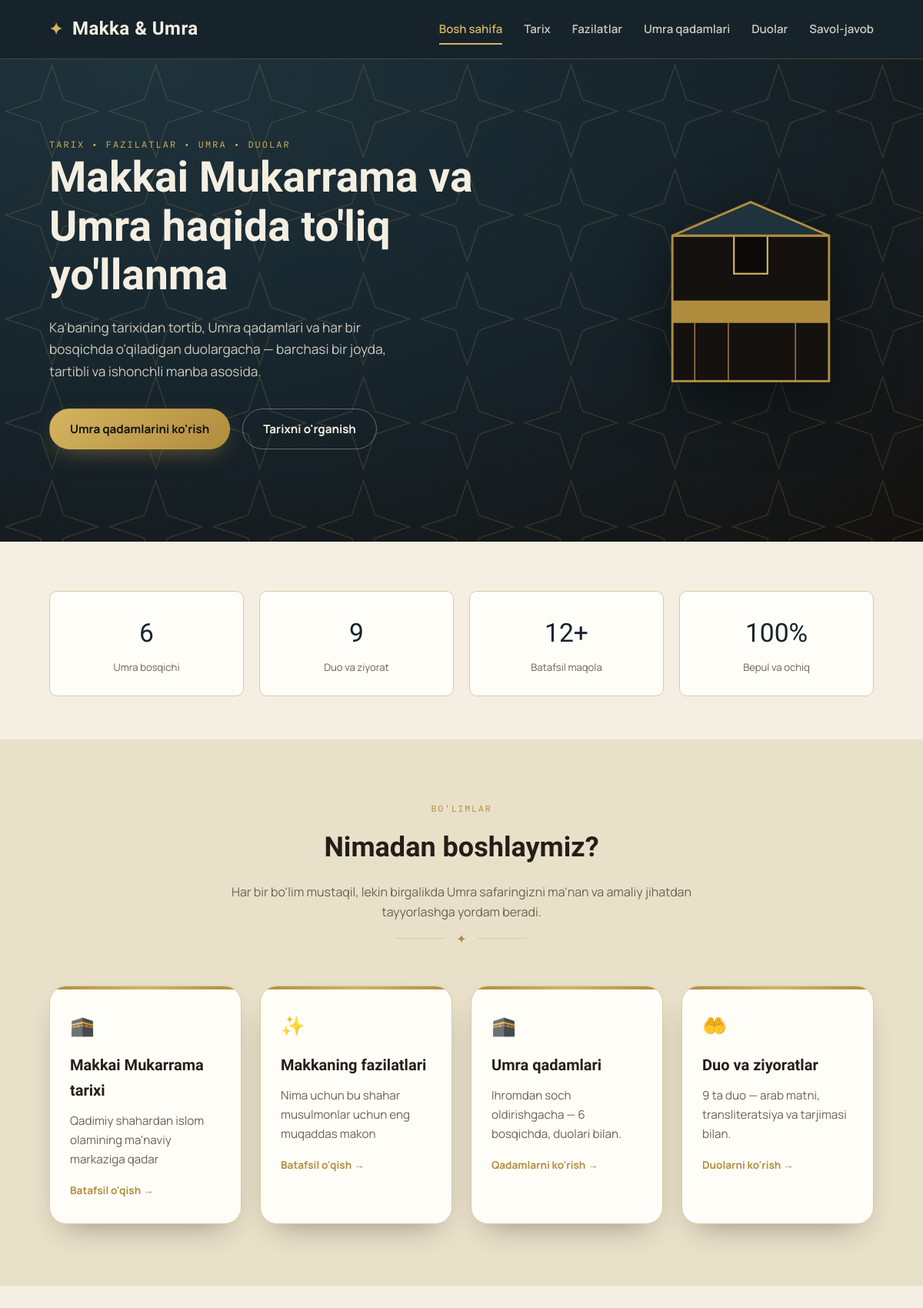
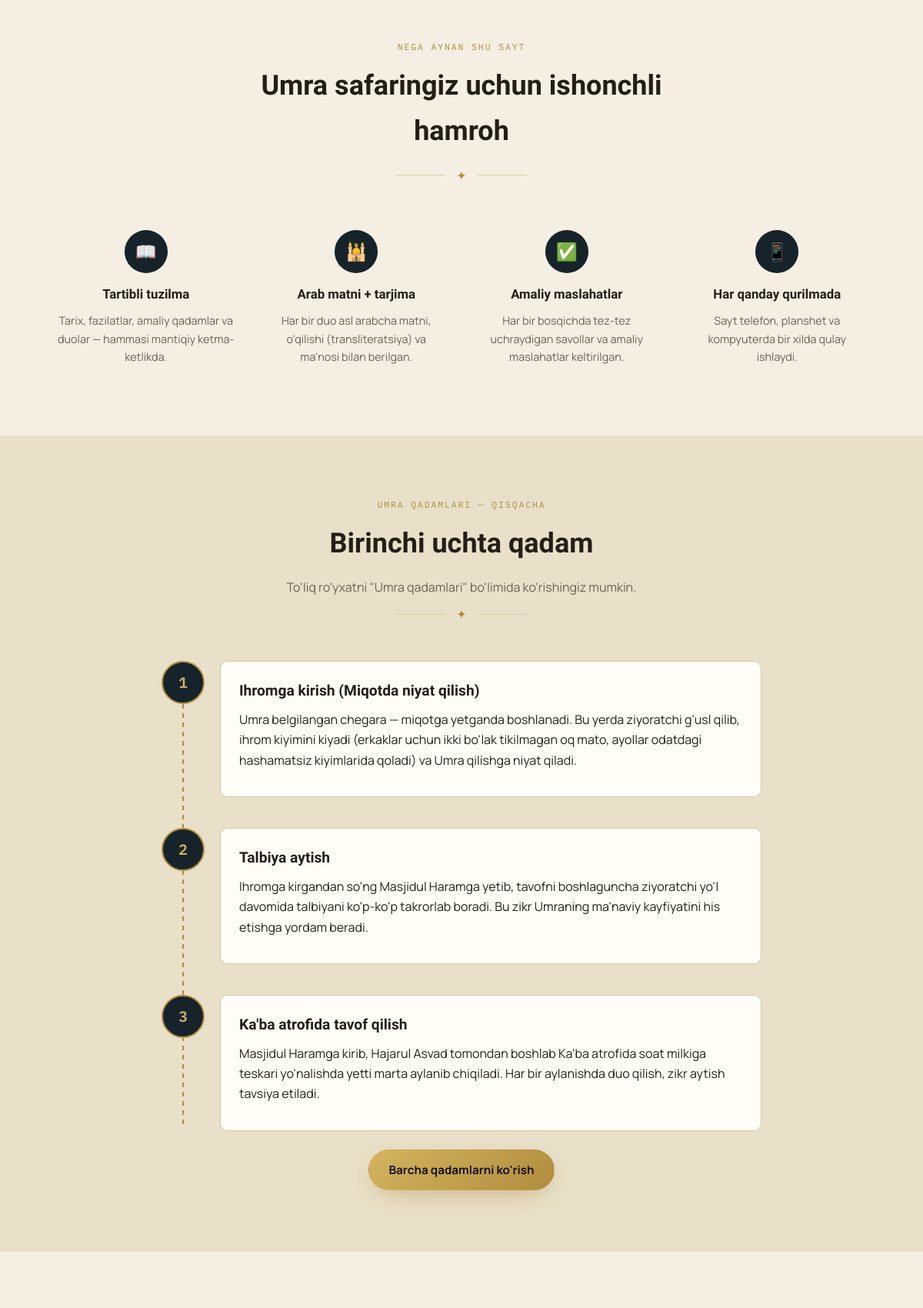
The page / (upper part) on the database its author committed (2 pictures, top to bottom).
### app/models.py (models this page shows)
class Category(Base):
    __tablename__ = "categories"
    id = Column(Integer, primary_key=True, index=True)
    slug = Column(String(64), unique=True, index=True, nullable=False)
    title = Column(String(200), nullable=False)
    subtitle = Column(String(300), nullable=True)
    description = Column(Text, nullable=True)
    icon = Column(String(64), nullable=True)  # emoji yoki ikon nomi
    order_index = Column(Integer, default=0)
    articles = relationship("Article", back_populates="category", order_by="Article.order_index")

class UmrahStep(Base):
    __tablename__ = "umrah_steps"
    id = Column(Integer, primary_key=True, index=True)
    step_number = Column(Integer, nullable=False)
    title = Column(String(200), nullable=False)
    description = Column(Text, nullable=False)
    arabic_text = Column(String(500), nullable=True)
    transliteration = Column(String(500), nullable=True)
    meaning = Column(String(500), nullable=True)
    tip = Column(String(400), nullable=True)

### app/routers/pages.py (the view)
@router.get("/")
def home(request: Request, db: Session = Depends(get_db)):
    steps = db.query(models.UmrahStep).order_by(models.UmrahStep.step_number).all()
    categories = db.query(models.Category).order_by(models.Category.order_index).all()
    duas_count = db.query(models.Dua).count()
    return templates.TemplateResponse(
        "index.html",
        {"request": request, "steps": steps[:3], "categories": categories, "duas_count": duas_count, "active": "home"},
    )

### app/templates/index.html (shortened to what this page needs)
{% extends "base.html" %}
{% block content %}
<section class="hero">
  <div class="container">
    <div>
      <span class="hero-eyebrow">Tarix • Fazilatlar • Umra • Duolar</span>
      <h1>Makkai Mukarrama va Umra haqida to'liq yo'llanma</h1>
      <p class="lead">Ka'baning tarixidan tortib, Umra qadamlari va har bir bosqichda o'qiladigan
        duolargacha — barchasi bir joyda, tartibli va ishonchli manba asosida.</p>
      <div class="hero-actions">
        <a href="/umra" class="btn btn-gold">Umra qadamlarini ko'rish</a>
        <a href="/tarix" class="btn btn-ghost">Tarixni o'rganish</a>
      </div>
    </div>
  </div>
</section>
<section class="section" style="padding-top: 56px; padding-bottom: 56px;">
  <div class="container">
    <div class="stats-grid">
      <div class="stat-box">
        <span class="stat-num">6</span>
        <span class="stat-label">Umra bosqichi</span>
      </div>
      <div class="stat-box">
        <span class="stat-num">{{ duas_count }}</span>
        <span class="stat-label">Duo va ziyorat</span>
      </div>
      <div class="stat-box">
        <span class="stat-num">12+</span>
        <span class="stat-label">Batafsil maqola</span>
      </div>
      <div class="stat-box">
        <span class="stat-num">100%</span>
        <span class="stat-label">Bepul va ochiq</span>
      </div>
    </div>
  </div>
</section>
<section class="section section-alt">
  <div class="container">
    <div class="section-head">
      <span class="section-eyebrow">Bo'limlar</span>
      <h2>Nimadan boshlaymiz?</h2>
      <p>Har bir bo'lim mustaqil, lekin birgalikda Umra safaringizni ma'nan va amaliy jihatdan
        tayyorlashga yordam beradi.</p>
      <div class="divider">✦</div>
    </div>
    <div class="card-grid">
      {% for cat in categories %}
      <a class="card" href="/{{ cat.slug }}">
        <span class="icon">{{ cat.icon }}</span>
        <h3>{{ cat.title }}</h3>
        <p>{{ cat.subtitle }}</p>
        <span class="read-more">Batafsil o'qish →</span>
      </a>
      {% endfor %}
      <a class="card" href="/umra">
        <span class="icon">🕋</span>
        <h3>Umra qadamlari</h3>
        <p>Ihromdan soch oldirishgacha — 6 bosqichda, duolari bilan.</p>
        <span class="read-more">Qadamlarni ko'rish →</span>
      </a>
      <a class="card" href="/duolar">
        <span class="icon">🤲</span>
        <h3>Duo va ziyoratlar</h3>
        <p>{{ duas_count }} ta duo — arab matni, transliteratsiya va tarjimasi bilan.</p>
        <span class="read-more">Duolarni ko'rish →</span>
      </a>
    </div>
  </div>
</section>
<section class="section">
  <div class="container">
    <div class="section-head">
      <span class="section-eyebrow">Nega aynan shu sayt</span>
      <h2>Umra safaringiz uchun ishonchli hamroh</h2>
      <div class="divider">✦</div>
    </div>
    <div class="feature-list">
      <div class="feature-item">
        <div class="feature-icon">📖</div>
        <h4>Tartibli tuzilma</h4>
        <p>Tarix, fazilatlar, amaliy qadamlar va duolar — hammasi mantiqiy ketma-ketlikda.</p>
      </div>
      <div class="feature-item">
        <div class="feature-icon">🕌</div>
        <h4>Arab matni + tarjima</h4>
        <p>Har bir duo asl arabcha matni, o'qilishi (transliteratsiya) va ma'nosi bilan berilgan.</p>
      </div>
      <div class="feature-item">
        <div class="feature-icon">✅</div>
        <h4>Amaliy maslahatlar</h4>
        <p>Har bir bosqichda tez-tez uchraydigan savollar va amaliy maslahatlar keltirilgan.</p>
      </div>
      <div class="feature-item">
        <div class="feature-icon">📱</div>
        <h4>Har qanday qurilmada</h4>
        <p>Sayt telefon, planshet va kompyuterda bir xilda qulay ishlaydi.</p>
      </div>
    </div>
  </div>
</section>
<section class="section section-alt">
  <div class="container">
    <div class="section-head">
      <span class="section-eyebrow">Umra qadamlari — qisqacha</span>
      <h2>Birinchi uchta qadam</h2>
      <p>To'liq ro'yxatni "Umra qadamlari" bo'limida ko'rishingiz mumkin.</p>
      <div class="divider">✦</div>
    </div>
    <div class="timeline">
      {% for step in steps %}
      <div class="step">
        <div class="step-num">{{ step.step_number }}</div>
        <div class="step-body">
          <h3>{{ step.title }}</h3>
          <p>{{ step.description }}</p>
        </div>
      </div>
      {% endfor %}
    </div>
    <div style="text-align:center; margin-top: 24px;">
      <a href="/umra" class="btn btn-gold">Barcha qadamlarni ko'rish</a>
    </div>
  </div>
</section>
<section class="section">
</section>
{% endblock %}

### rows shown on the page
Category: icon "🕋", title "Makkai Mukarrama tarixi", subtitle "Qadimiy shahardan islom olamining ma'naviy markaziga qadar"
Category: icon "✨", title "Makkaning fazilatlari", subtitle "Nima uchun bu shahar musulmonlar uchun eng muqaddas makon"
UmrahStep: step_number "1", title "Ihromga kirish (Miqotda niyat qilish)", description "Umra belgilangan chegara — miqotga yetganda boshlanadi. Bu yerda ziyoratchi g'usl qilib, ihrom kiyimini kiyadi (erkaklar uchun ikki bo'lak tikilmagan oq mato, ayollar odatdagi hashamatsiz kiyimlarida qoladi) va Umra qilishga niyat qiladi."
UmrahStep: step_number "2", title "Talbiya aytish", description "Ihromga kirgandan so'ng Masjidul Haramga yetib, tavofni boshlaguncha ziyoratchi yo'l davomida talbiyani ko'p-ko'p takrorlab boradi. Bu zikr Umraning ma'naviy kayfiyatini his etishga yordam beradi."
UmrahStep: step_number "3", title "Ka'ba atrofida tavof qilish", description "Masjidul Haramga kirib, Hajarul Asvad tomondan boshlab Ka'ba atrofida soat milkiga teskari yo'nalishda yetti marta aylanib chiqiladi. Har bir aylanishda duo qilish, zikr aytish tavsiya etiladi."

### other values the page prints
{{ duas_count }} "9"
